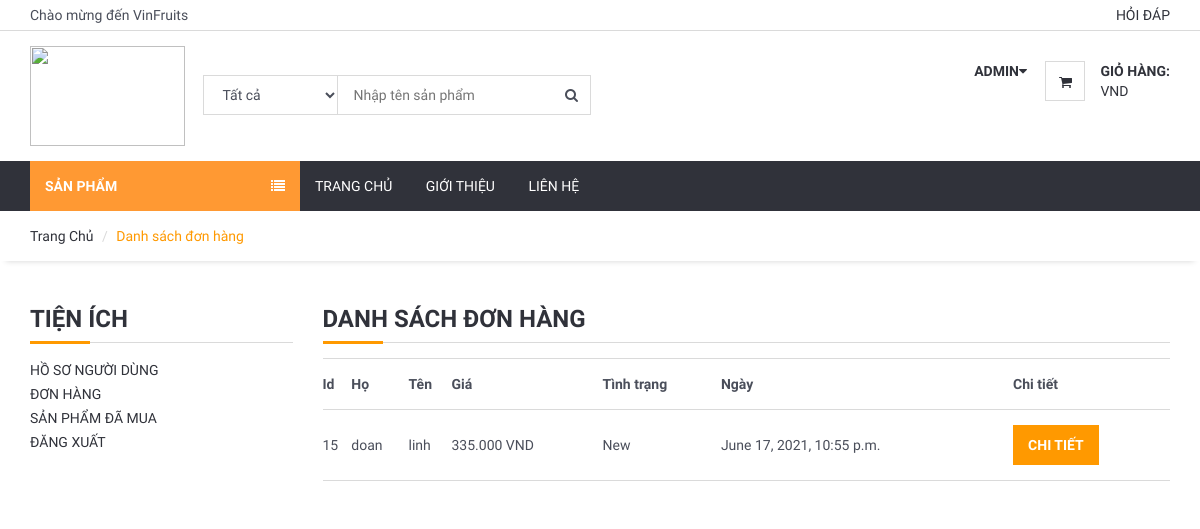
Screenshot of /user/orders/ (signed in) with the database file from the repository.
### order/models.py (models this page shows, shortened)
class Order(models.Model):
    STATUS = (
        ('Mới', 'Mới'),
        ('Chấp nhận', 'Chấp nhận'),
        ('Đang chuẩn bị', 'Đang chuẩn bị'),
        ('Đang Ship', 'Đang Ship'),
        ('Hoàn Thành', 'Hoàn Thành'),
        ('Đã hủy', 'Đã hủy'),
    )
    user = models.ForeignKey(User, on_delete=models.SET_NULL, null=True)
    code = models.CharField(max_length=5, editable=False )
    first_name = models.CharField(max_length=10)
    last_name = models.CharField(max_length=10)
    phone = models.CharField(blank=True, max_length=20)
    address = models.CharField(blank=True, max_length=150)
    city = models.CharField(blank=True, max_length=20)
    country = models.CharField(blank=True, max_length=20)
    total = models.DecimalField(max_digits=12, decimal_places=3,default=0)
    status=models.CharField(max_length=15,choices=STATUS,default='New')
    ip = models.CharField(blank=True, max_length=20)
    adminnote = models.CharField(blank=True, max_length=100)
    create_at=models.DateTimeField(auto_now_add=True)
    update_at=models.DateTimeField(auto_now=True)

### user/views.py (the view)
# urls.py: path('orders/',views.user_orders,name="user_orders"),
@login_required(login_url='/login') # Check login
def user_orders(request):
    category = Category.objects.all()
    current_user = request.user
    orders=Order.objects.filter(user_id=current_user.id)
    context = {'category': category,
               'orders': orders,
               }
    return render(request, 'user/user_orders.html', context)

### user/templates/user/user_orders.html (shortened to what this page needs)
{% extends 'home/homebase.html' %}
{% block sidebar %} {% include 'home/sidebar.html' %} {% endblock %}
{% block body %}
    <div id="breadcrumb">
        <div class="container">
            <ul class="breadcrumb">
                <li><a href="/">Trang Chủ</a></li>
                <li class="active">Danh sách đơn hàng</li>
            </ul>
        </div>
    </div>
    <div class="section">
        <div class="container">
            <div class="row">
                <div class="col-md-3">
                    {% include "user/user_panel.html" %}
                </div>
                <div class="col-md-9">
                    <div class="order-summary clearfix">
                        <div class="section-title">
                            <h3 class="title">Danh sách đơn hàng</h3>
                        </div>
                        <table class="shopping-cart-table table">
                            <tr>
                                <th class="text-left">Id </th>
                                <th class="text-left">Họ </th>
                                <th class="text-left">Tên </th>
                                <th class="text-left">Giá </th>
                                <th class="text-left">Tình trạng </th>
                                <th class="text-left">Ngày </th>
                                <th class="text-left">Chi tiết</th>
                            </tr>
                            {% for rs in orders %}
                                <tr>
                                    <td class="text-left">{{ rs.id}} </td>
                                    <td class="text-left">{{ rs.first_name}} </td>
                                    <td class="text-left">{{ rs.last_name}} </td>
                                    <td class="text-left">{{ rs.total}} VND</td>
                                    <td class="text-left">{{ rs.status}} </td>
                                    <td class="text-left">{{ rs.create_at}} </td>
                                    <td class="text-left"><a class="primary-btn" href="/user/orderdetail/{{ rs.id }}"> Chi tiết </a></td>
                                </tr>
                            {% endfor %}
                        </table>
                    </div>
                </div>
            </div>
        </div>
    </div>
{% endblock %}

### home/templates/home/header.html (shortened to what this page needs)
{% load static %}
	<header>
		<div id="top-header">
			<div class="container">
				<div class="pull-left">
					<span>Chào mừng đến VinFruits</span>
				</div>
				<div class="pull-right">
					<ul class="header-top-links">
						<li><a href="/faq">Hỏi đáp</a></li>
					</ul>
				</div>
			</div>
		</div>
		<div id="header">
			<div class="container">
				<div class="pull-left">
					<div class="header-logo">
						<a class="logo" href="#">
							<img src="https://vinfruits.com/wp-content/uploads/2016/12/Pasted-image-at-2016_12_06-07_06-PM.png" alt="">
						</a>
					</div>
					<div class="header-search">
						<form action="/search/" method="post">
							<input id="query" name="query" class="input search-input" type="text" placeholder="Nhập tên sản phẩm">
							<select name="catid" class="input search-categories">
								<option value="0">Tất cả </option>
								{% load mptt_tags %}
							</select>
							<button class="search-btn"><i class="fa fa-search"></i></button>
						</form>
					</div>
				</div>
				<div class="pull-right">
					<ul class="header-btns">
						<li class="header-account dropdown default-dropdown">
							{% if user.id is not None %}
							<div class="dropdown-toggle" role="button" data-toggle="dropdown" aria-expanded="true">
								<strong class="text-uppercase">{{ user.username }}<i class="fa fa-caret-down"></i></strong>
							</div>
							{% else %}
							<a href="/login" class="text-uppercase">Đăng nhập</a> /<a href="/signup" class="text-uppercase">Đăng ký</a>
							{% endif %}
						</li>
						<li class="header-cart dropdown default-dropdown">
							<a href="/shopcart/"  >
								<div class="header-btns-icon">
									<i class="fa fa-shopping-cart"></i>
								</div>
								<strong class="text-uppercase">Giỏ hàng:</strong>
								<br>
								<span>VND</span>
							</a>
						</li>
					</ul>
				</div>
			</div>
		</div>
	</header>

### home/static/css/style.css (style rules this page uses)
body { font-family: 'Hind', sans-serif; color: #4A4E5A; overflow-x: hidden; }
h1, h2, h3, h4, h5, h6 { color: #30323A; margin: 0 0 10px; font-weight: 700; }
a { color: #30323A; -webkit-transition: 0.3s color; transition: 0.3s color; }
strong { color: #30323A; }
ul, ol { margin: 0; padding: 0; list-style: none }
.main-btn, .primary-btn { display: inline-block; padding: 10px 15px; text-transform: uppercase; font-weight: 700; border: none; -webkit-transition: 0.3s all; transition: 0.3s all; }
.primary-btn { color: #FFF; background-color: #ff9900; }
.input { width: 100%; height: 40px; padding: 0px 15px; border: none; background-color: transparent; -webkit-box-shadow: 0px 0px 0px 1px #DADADA inset, 0px 0px 0px 5px transparent; box-shadow: 0px 0px 0px 1px #DADADA inset, 0px 0px 0px 5px transparent; -webkit-transition: 0.3s all; transition: 0.3s all; }
.section { padding-top: 30px; padding-bottom: 30px; }
.section-title { position: relative; margin-bottom: 15px; margin-top: 15px; border-bottom: 1px solid #DADADA; }
.section-title .title { display: inline-block; text-transform: uppercase; }
.section-title:after { content: ""; position: absolute; left: 0; bottom: -1.5px; height: 3px; width: 60px; background-color: #ff9900; }
#breadcrumb { -webkit-box-shadow: 0px 6px 6px -6px rgba(0, 0, 0, 0.175); box-shadow: 0px 6px 6px -6px rgba(0, 0, 0, 0.175); }
.breadcrumb { background-color: transparent; border: none; border-radius: 0px; padding: 15px 0px; margin: 0; }
.breadcrumb>.active { color: #ff9900; }
.breadcrumb>li+li:before { color: #DADADA; }
#header { padding-top: 15px; padding-bottom: 15px; }
#top-header { padding-top: 5px; padding-bottom: 5px; border-bottom: 1px solid #DADADA; }
.header-top-links>li { display: inline-block; }
.header-top-links>li>a { cursor: pointer; text-transform: uppercase; }
.header-logo { display: inline-block; margin-right: 15px; }
.header-logo .logo>img { width: 155px; height: 100px; }
.header-search { display: inline-block; padding: 15px 0px; max-width: 400px; }
.header-search>form { position: relative; }
.header-search>form .search-input { padding-left: 150px; padding-right: 45px; }
.header-search>form .search-categories { position: absolute; left: 0px; top: 0px; width: 135px; }
.header-search>form .search-btn { position: absolute; top: 0px; right: 0px; width: 40px; height: 40px; background-color: transparent; border: none; }
.header-btns>li { display: inline-block; vertical-align: top; padding: 15px 0px; }
.header-btns>li+li { margin-left: 15px; }
.header-btns>li .header-btns-icon { position: relative; float: left; margin-right: 15px; width: 40px; height: 40px; line-height: 40px; text-align: center; color: #30323A; background-color: #FFF; border: 1px solid #DADADA; }
.header-btns .dropdown-toggle { display: block; cursor: pointer; }
.shopping-cart-table>tbody>tr>td, .shopping-cart-table>tbody>tr>th, .shopping-cart-table>tfoot>tr>td, .shopping-cart-table>tfoot>tr>th, .shopping-cart-table>thead>tr>td, .shopping-cart-table>thead>tr>th { padding: 15px 0px; vertical-align: middle; border-top: 1px solid #DADADA; }
.shopping-cart-table>tbody>tr:last-child>td { border-bottom: 1px solid #DADADA; }

### rows the page displays
Order: id "15", first_name "doan", last_name "linh", total "335.000", status "New", create_at "June 17, 2021, 10:55 p.m."

### other values shown
{{ user.username }} "ADMIN"
